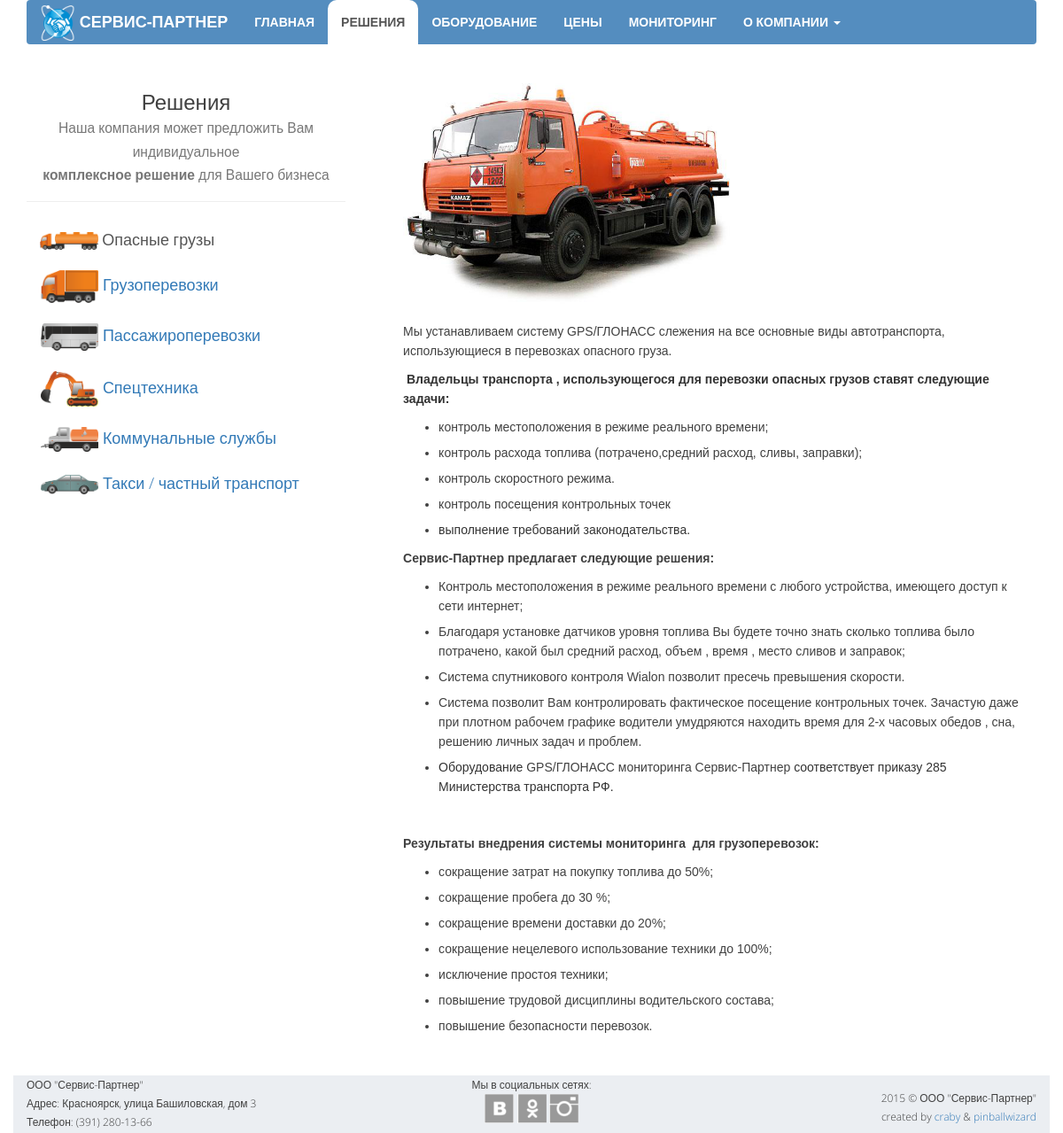
The page /feature on the database its author committed.
### opensky/models.py (models this page shows, shortened)
class Feature(models.Model):
    image = models.ImageField("Изображение для вкладок")
    header = models.CharField("Заголовок", max_length=100)
    text = models.TextField("Описание", max_length=10000)

class Office(models.Model):
    MAP_CHOICES = (
        ('yandex#map', 'Схема'),
        ('yandex#satellite', 'Спутник'),
        ('yandex#hybrid', 'Гибрид'),
        ('yandex#publicMap', 'Народная'),
        ('yandex#publicMapHybrid', 'Народная+Гибрид'),
    )
    address = models.CharField("Контактный адресс", max_length=100, blank=True)
    email = models.EmailField("Контактная почта", max_length=50, blank=True)
    phone1 = models.CharField("Телефон офиса", max_length=15, blank=True)
    phone2 = models.CharField("Телефон техподдержки", max_length=15, blank=True)
    latitude = models.CharField("Широта", max_length=10)
    longitude = models.CharField("Долгота", max_length=10)
    maptype = models.CharField("Тип карты", max_length=30, choices=MAP_CHOICES, default='yandex#map')

class SocialWidget(models.Model):
    SOCIAL_CHOICES = (
        ('vk', 'Вконтакте'),
        ('ok', 'Одноклассники'),
        ('fb', 'Facebook'),
        ('tw', 'Twitter'),
        ('li', 'LinkedIn'),
        ('yt', 'YouTube'),
        ('in', 'Instagram'),
    )
    name = models.CharField("Название", max_length=2, choices=SOCIAL_CHOICES)
    url = models.URLField("Ссылка", blank=True)

### opensky/views.py (the view)
# urls.py: url(r'^feature', views.features, name='features'),
def features(request):
    data = {
        'features': Feature.objects.all(),
        'widgets': SocialWidget.objects.all(),
        'office': Office.objects.get(pk=1),
    }
    return render(request, 'opensky/features.html', data)

### opensky/templates/opensky/features.html (shortened to what this page needs)
{% extends "opensky/template.html" %}
{% block body %}
    <div class="container features-section">
        <div class="row">
            <div class="col-md-4">
                <div class="page-header text-center">
                    <h3>
                        Решения<br>
                        <small>
                            Наша компания может предложить Вам индивидуальное <br>
                            <b>комплексное решение</b> для Вашего бизнеса
                        </small>
                    </h3>
                </div>
                <ul class="nav nav-tabs nav-stacked text-nowrap" id="myTab">
                    {% for feature in features %}
                        <li class="{{ forloop.first|yesno:'active,' }}">
                            <a href="#{{ feature.pk }}" data-toggle="tab">
                                <img src="{{ feature.image.url }}" height="20%" width="20%"/>
                                {{ feature.header }}
                            </a>
                        </li>
                    {% endfor %}
                </ul>
            </div>
            <div class="col-md-8">
                <div class="tab-content">
                    {% for feature in features %}
                        <div class="tab-pane {{ forloop.first|yesno:'fade in active,' }}"  id="{{ feature.pk }}">
                            <div class="container-fluid">
                                <p>{{ feature.text|safe }}</p>
                            </div>
                        </div>
                    {% endfor %}
                </div>
            </div>
        </div>
    </div>
{% endblock %}

### opensky/templates/opensky/template.html (shortened to what this page needs)
<!DOCTYPE html>
<html>
<head lang="en">
    {% load staticfiles %}
    <link rel="stylesheet" href="https://maxcdn.bootstrapcdn.com/bootstrap/3.3.4/css/bootstrap.min.css">
    <link href="{% static 'opensky/style/mystyle.css' %}" rel="stylesheet">
</head>
<body>
    {% block header %}
    <header class="header">
        <div class="container">
            <nav class="navbar navbar-default">
                <div class="navbar-header hidden-sm">
                    <a class="navbar-brand" href="{% url 'home' %}">
                        <img src="{% static 'opensky/images/logo-small.png' %}" height="40px" width="40px">
                        <span class="hidden-md">СЕРВИС-ПАРТНЕР</span>
                    </a>
                </div>
                <div class="collapse navbar-collapse" id="myNavbar">
                    <ul class="mynav nav navbar-nav">
                        <li><a href="{% url 'home' %}">ГЛАВНАЯ</a></li>
                        <li><a href="{% url 'features' %}">РЕШЕНИЯ</a></li>
                        <li><a href="{% url 'equipment' %}">ОБОРУДОВАНИЕ</a></li>
                        <li><a href="{% url 'pricing' %}">ЦЕНЫ</a></li>
                        <li><a href="{% url 'services' %}">МОНИТОРИНГ</a></li>
                        <li class="dropdown text-nowrap">
                            <a class="dropdown-toggle" data-toggle="dropdown" id="menu1" href="#">
                                О КОМПАНИИ
                                <span class="caret"></span>
                            </a>
                        </li>
                    </ul>
                </div>
            </nav>
        </div>
    </header>
    {% endblock header %}
    {% block body %}
    {% endblock body %}
    <footer class="footer">
        <div class="container">
            <div class="row">
                <div class="col-md-4 hidden-xs hidden-sm">
                    ООО "Сервис-Партнер"<br>
                    Адрес: {{ office.address }}<br>
                    Телефон: {{ office.phone1 }}
                </div>
                <div class="col-md-4 col-xs-6 text-center">
                    Мы в социальных сетях:<br>
                    {% for widget in widgets %}
                        <a href="{{ widget.url }}"><div class="s-l {{ widget.name }}"></div></a>
                    {% endfor %}
                </div>
                <div class="col-md-4 col-xs-6 text-right">
                    <span>2015 © ООО "Сервис-Партнер"<br> created by
                        <a href="https://github.com/craby-c">craby</a> &
                        <a href="https://github.com/pinballwizard">pinballwizard</a>
                    </span>
                </div>
            </div>
        </div>
    </footer>
</body>
</html>

### opensky/static/opensky/style/mystyle.css (style rules this page uses)
html { min-height: 100%; position: relative; }
body { min-height: 100%; font-size: 14px; font-family: 'Open Sans', sans-serif; font-weight: 300; line-height: 21px; color: #404040; margin-bottom: 100px; }
.header { color: #ffffff; font-weight: bold; padding-bottom: 1%; }
.navbar-brand { font-weight: bold; padding-top: 6px; }
.navbar-brand>img { display: inline; }
.navbar-default .navbar-brand, .navbar-brand:hover { color: #FFFFFF !important; }
.navbar-default { margin-bottom: 0; background-color: #548DBF; border: none; }
.navbar-default .mynav>li>a { color:#FFFFFF; font-size: 14px; font-weight: bold; }
.navbar-collapse { padding: 0; }
.nav>li:hover, .nav>li:active, .nav>.active>a, .nav>.open>a { background-color: #FFFFFF !important; border-radius: 10px 10px 0 0; color: #404040; }
li>a { font-size: 18px; }
.footer { position: absolute; bottom: 0; width: 100%; height: 65px; }
.footer>.container, .footer>.container>.row, .footer>.container>.row>div { height: 100%; background-color: #EBEEF2; }
.footer>.container>.row>div:last-child { padding: 15px 15px 0 10px; }
.footer>.container>.row>div { font-size: 12px; }
.features-section { height: 100%; }
.features-section>.row>.col-md-8 { padding-left: 3%; }
.nav-tabs>li.active>a, .nav-tabs>li.active>a:focus, .nav-tabs>li.active>a:hover { border: none; background-color: #EBEEF2; }
#myTab { border-bottom: none; }
.s-l { display: inline-block; height: 33px; width: 33px; background: url('../images/ikonki-small.png') no-repeat; cursor: pointer; }
.vk { background-position: -137px -55px; }
.ok { background-position: -178px -55px; }
.in { background-position: -261px -55px; }
.btn, .nav-tabs { outline: none !important; }
@media (min-width: 768px) { .navbar-nav>li { display: table-cell; float: none; text-align: center; } }

### rows shown on the page
Feature: image (picture), header "Опасные грузы", text (picture), text "Мы устанавливаем систему GPS/ГЛОНАСС слежения на все основные виды автотранспорта, использующиеся в перевозках опасного груза. Владельцы транспорта , использующегося для перевозки опасных грузов ставят следующие задачи: контроль местоположения в режиме реального времени; контроль расхода топлива (потрачено,средний расход, сливы, заправки); контроль скоростного режима. контроль посещения контрольных точек выполнение требований законодательства. Сервис-Партнер предлагает следующие решения: Контроль местоположения в режиме реального времени с любого устройства, имеющего доступ к сети интернет; Благодаря установке датчиков уровня топлива Вы будете точно знать сколько топлива было потрачено,…"
Feature: image (picture), header "Грузоперевозки"
Feature: image (picture), header "Пассажироперевозки"
Feature: image (picture), header "Спецтехника"
Feature: image (picture), header "Коммунальные службы"
Feature: image (picture), header "Такси / частный транспорт"
Office: address "Красноярск, улица Башиловская, дом 3", phone1 "(391) 280-13-66"
